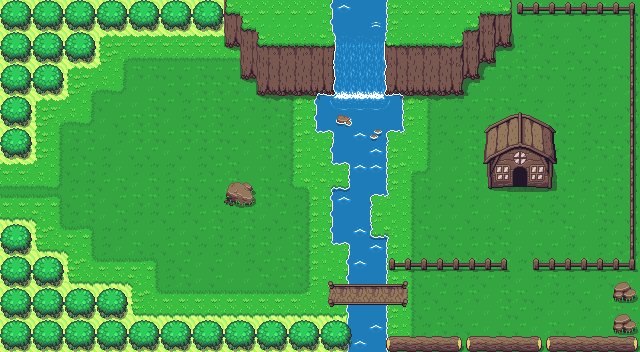

A level layout from a 2D game, rendered from its tile map. Below: a short description, then the map file with tile-grid data replaced by summaries:
An orthogonal 40x22 tile map with 16x16 px tiles, 3 tile layers (Base, Objects, Overhangs) and 35 objects.

<map version="1.10" tiledversion="1.11.1" orientation="orthogonal" renderorder="right-down" width="40" height="22" tilewidth="16" tileheight="16" infinite="0" nextlayerid="29" nextobjectid="257">
 <editorsettings>
  <export target="test.lua" format="lua" />
 </editorsettings>
 <tileset firstgid="1" name="overworld" tilewidth="16" tileheight="16" tilecount="1480" columns="40">
  <image source="_tilesets/overworld.png" width="640" height="592" />
  <tile id="40">
   <animation>
    <frame tileid="40" duration="200" />
    <frame tileid="41" duration="200" />
    <frame tileid="42" duration="200" />
    <frame tileid="43" duration="200" />
   </animation>
  </tile>
  <tile id="80">
   <animation>
    <frame tileid="80" duration="200" />
    <frame tileid="81" duration="200" />
    <frame tileid="82" duration="200" />
    <frame tileid="83" duration="200" />
   </animation>
  </tile>
  <tile id="258">
   <animation>
    <frame tileid="258" duration="100" />
    <frame tileid="259" duration="100" />
    <frame tileid="260" duration="100" />
   </animation>
  </tile>
  <tile id="298">
   <animation>
    <frame tileid="298" duration="100" />
    <frame tileid="299" duration="100" />
    <frame tileid="300" duration="100" />
   </animation>
  </tile>
  <tile id="338">
   <animation>
    <frame tileid="338" duration="100" />
    <frame tileid="339" duration="100" />
    <frame tileid="340" duration="100" />
   </animation>
  </tile>
  <tile id="377">
   <animation>
    <frame tileid="377" duration="100" />
    <frame tileid="417" duration="100" />
    <frame tileid="458" duration="100" />
   </animation>
  </tile>
  <tile id="378">
   <animation>
    <frame tileid="378" duration="100" />
    <frame tileid="418" duration="100" />
    <frame tileid="459" duration="100" />
   </animation>
  </tile>
  <tile id="379">
   <animation>
    <frame tileid="379" duration="100" />
    <frame tileid="419" duration="100" />
    <frame tileid="460" duration="100" />
   </animation>
  </tile>
  <tile id="382">
   <animation>
    <frame tileid="382" duration="100" />
    <frame tileid="385" duration="100" />
    <frame tileid="388" duration="100" />
   </animation>
  </tile>
  <tile id="383">
   <animation>
    <frame tileid="383" duration="100" />
    <frame tileid="386" duration="100" />
    <frame tileid="389" duration="100" />
   </animation>
  </tile>
  <tile id="384">
   <animation>
    <frame tileid="384" duration="100" />
    <frame tileid="387" duration="100" />
    <frame tileid="390" duration="100" />
   </animation>
  </tile>
  <tile id="422">
   <animation>
    <frame tileid="422" duration="100" />
    <frame tileid="425" duration="100" />
    <frame tileid="428" duration="100" />
   </animation>
  </tile>
  <tile id="423">
   <animation>
    <frame tileid="423" duration="100" />
    <frame tileid="426" duration="100" />
    <frame tileid="429" duration="100" />
   </animation>
  </tile>
  <tile id="424">
   <animation>
    <frame tileid="424" duration="100" />
    <frame tileid="427" duration="100" />
    <frame tileid="430" duration="100" />
   </animation>
  </tile>
  <tile id="462">
   <animation>
    <frame tileid="462" duration="100" />
    <frame tileid="465" duration="100" />
    <frame tileid="468" duration="100" />
   </animation>
  </tile>
  <tile id="463">
   <animation>
    <frame tileid="463" duration="100" />
    <frame tileid="466" duration="100" />
    <frame tileid="469" duration="100" />
   </animation>
  </tile>
  <tile id="464">
   <animation>
    <frame tileid="464" duration="100" />
    <frame tileid="467" duration="100" />
   </animation>
  </tile>
 </tileset>
 <layer id="8" name="Base" width="40" height="22">
  <data>[880 cells, 880 non-empty, 39 distinct tile ids]</data>
 </layer>
 <layer id="23" name="Objects" width="40" height="22">
  <data>[880 cells, 347 non-empty, 88 distinct tile ids]</data>
 </layer>
 <layer id="28" name="Overhangs" width="40" height="22">
  <data>[880 cells, 10 non-empty, 10 distinct tile ids]</data>
 </layer>
 <objectgroup id="21" name="Walls">
  <object id="217" x="0" y="0" width="32" height="160" />
  <object id="218" x="32" y="0" width="32" height="96" />
  <object id="219" x="64" y="0" width="32" height="64" />
  <object id="220" x="96" y="0" width="128" height="32" />
  <object id="222" x="224" y="0" width="16" height="48" />
  <object id="223" x="240" y="0" width="16" height="80" />
  <object id="224" x="256" y="0" width="208" height="96" />
  <object id="225" x="464" y="0" width="16" height="80" />
  <object id="226" x="480" y="0" width="16" height="64" />
  <object id="227" x="496" y="0" width="16" height="48" />
  <object id="228" x="512" y="0" width="128" height="16" />
  <object id="229" x="624" y="16" width="16" height="256" />
  <object id="230" x="532" y="256" width="92" height="16" />
  <object id="231" x="384" y="256" width="124" height="16" />
  <object id="232" x="328" y="272" width="80" height="12" />
  <object id="233" x="328" y="300" width="80" height="8" />
  <object id="235" x="0" y="320" width="352" height="32" />
  <object id="236" x="0" y="288" width="128" height="32" />
  <object id="237" x="0" y="256" width="64" height="32" />
  <object id="238" x="0" y="224" width="32" height="32" />
  <object id="241" x="384" y="336" width="256" height="16" />
  <object id="242" x="612" y="272" width="28" height="64" />
  <object id="244" x="-16" y="160" width="16" height="64" />
  <object id="245" x="320" y="112" width="80" height="16" />
  <object id="247" x="336" y="128" width="48" height="32" />
  <object id="248" x="352" y="160" width="32" height="32" />
  <object id="249" x="336" y="192" width="32" height="48" />
  <object id="250" x="352" y="240" width="32" height="32" />
  <object id="251" x="352" y="308" width="32" height="44" />
  <object id="252" x="484" y="128" width="28" height="60" />
  <object id="253" x="528" y="128" width="28" height="60" />
  <object id="254" x="512" y="128" width="16" height="44" />
  <object id="255" x="224" y="184" width="32" height="24" />
 </objectgroup>
 <objectgroup id="27" name="Water">
  <object id="239" x="336" y="0" width="48" height="96" />
  <object id="240" x="320" y="96" width="80" height="16" />
 </objectgroup>
 <objectgroup id="24" name="Trees" />
 <objectgroup id="25" name="Transitions" />
</map>
